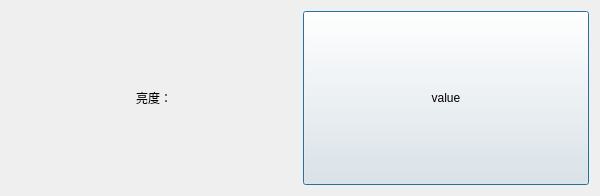
<?xml version="1.0" encoding="UTF-8"?>
<ui version="4.0">
 <class>DlgExposureTimeSetClass</class>
 <widget class="QDialog" name="DlgExposureTimeSetClass">
  <property name="geometry">
   <rect>
    <x>0</x>
    <y>0</y>
    <width>600</width>
    <height>196</height>
   </rect>
  </property>
  <property name="windowTitle">
   <string>DlgExposureTimeSet</string>
  </property>
  <layout class="QHBoxLayout" name="horizontalLayout">
   <item>
    <widget class="QLabel" name="label_exposureTime">
     <property name="text">
      <string>亮度：</string>
     </property>
     <property name="alignment">
      <set>Qt::AlignmentFlag::AlignCenter</set>
     </property>
    </widget>
   </item>
   <item>
    <widget class="QPushButton" name="pbtn_exposureTimeValue">
     <property name="sizePolicy">
      <sizepolicy hsizetype="Minimum" vsizetype="Minimum">
       <horstretch>0</horstretch>
       <verstretch>0</verstretch>
      </sizepolicy>
     </property>
     <property name="text">
      <string>value</string>
     </property>
    </widget>
   </item>
  </layout>
 </widget>
 <layoutdefault spacing="6" margin="11"/>
 <resources/>
 <connections/>
</ui>
